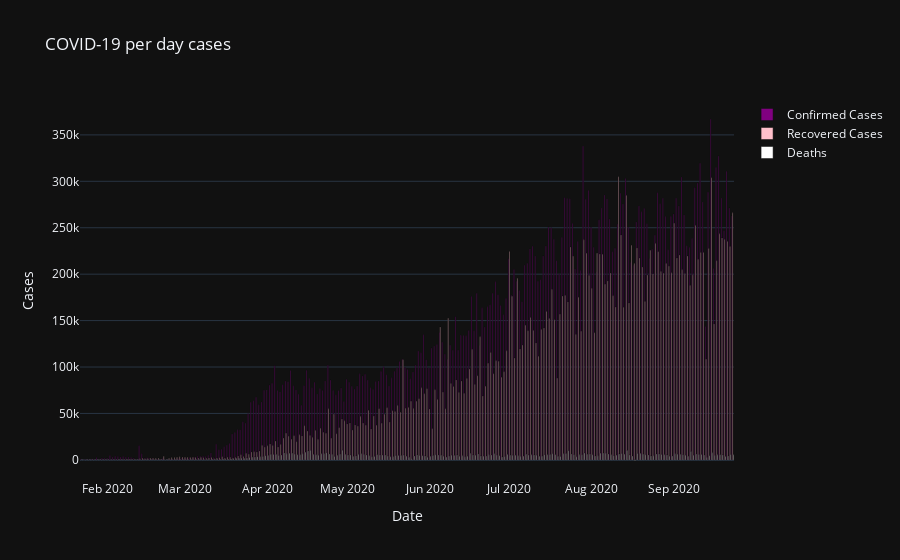

This figure's notebook cell:
### Code cell
trace_Confirmed = go.Bar(x=per_day_cases.Date,
                  y=per_day_cases.Confirmed,
                  name='Confirmed Cases',
                  marker=dict(color='purple'))

trace_Recovered = go.Bar(x=per_day_cases.Date,
                y=per_day_cases.Recovered,
                name='Recovered Cases',
                marker=dict(color='pink'))

trace_Deaths = go.Bar(x=per_day_cases.Date,
                y=per_day_cases.Deaths,
                name='Deaths',
                marker=dict(color='white'))

data = [trace_Confirmed, trace_Recovered, trace_Deaths]

layout = go.Layout(title="COVID-19 per day cases",
                xaxis=dict(title='Date'),
                yaxis=dict(title='Cases'))

fig = go.Figure(data=data, layout=layout)
fig.update_layout(template='plotly_dark')

py.iplot(fig)

### Figure 1 — Plotly figure (JSON) as saved in the notebook; plotly's stock layout.template omitted (floating-point values rounded to 4 significant figures; data arrays with more than 128 entries replaced by an {"elided": "..."} marker saying what was removed)
{"data": [{"marker": {"color": "purple"}, "name": "Confirmed Cases", "type": "bar", "x": {"elided": "246 str values"}, "y": {"elided": "246 int values"}}, {"marker": {"color": "pink"}, "name": "Recovered Cases", "type": "bar", "x": {"elided": "246 str values"}, "y": {"elided": "246 int values"}}, {"marker": {"color": "white"}, "name": "Deaths", "type": "bar", "x": {"elided": "246 str values"}, "y": {"elided": "246 int values"}}], "layout": {"title": {"text": "COVID-19 per day cases"}, "xaxis": {"title": {"text": "Date"}}, "yaxis": {"title": {"text": "Cases"}}}}
